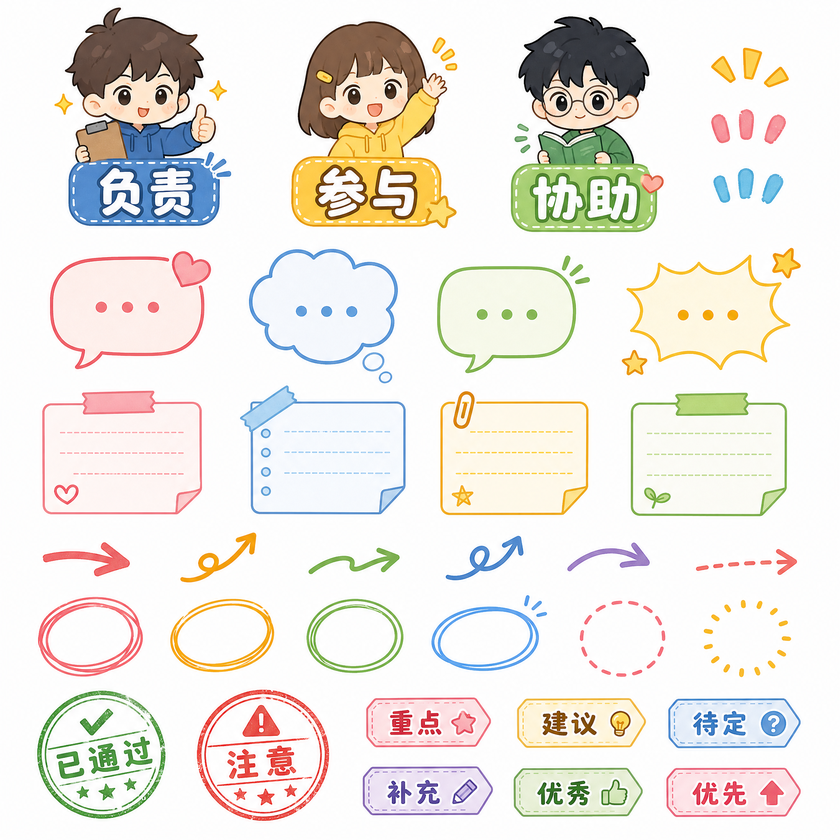
#> input picture example/sticker-annotation-sheet.png, 840 x 840 px, shrunk from 2048 x 2048 before the run
$ python -i flood_remover.py   (imports and definitions only)
#> lines starting #> are read from the running program, lines starting #| are printed output that depends on the picture; after the words box and inside, x2 and y2 are one past the last pixel; in counts of white or black regions, pixels touching at a corner belong together
#> further down, picture is the input picture: shape (840, 840, 3); mean B, G, R 225.9, 232.1, 236.4
import cv2
import numpy as np


def remove_background(img: np.ndarray, tolerance: int = 30) -> np.ndarray:
    """
    Remove background using flood fill from corners (auto detect).
    """
#> called with tolerance = 30
    if len(img.shape) == 2:
        bgr = cv2.cvtColor(img, cv2.COLOR_GRAY2BGR)
    elif img.shape[2] == 4:
        bgr = cv2.cvtColor(img, cv2.COLOR_BGRA2BGR)
    else:
        bgr = img.copy()

    h, w = bgr.shape[:2]
#> h = 840; w = 840
    mask = np.zeros((h + 2, w + 2), np.uint8)

    for point in [(0, 0), (w-1, 0), (0, h-1), (w-1, h-1)]:
        if 0 <= point[0] < w and 0 <= point[1] < h:
            cv2.floodFill(
                bgr.copy(), mask, point, (0, 0, 0),
                loDiff=(tolerance, tolerance, tolerance),
                upDiff=(tolerance, tolerance, tolerance),
                flags=cv2.FLOODFILL_MASK_ONLY | (255 << 8)
            )

    foreground_mask = cv2.bitwise_not(mask[1:-1, 1:-1])
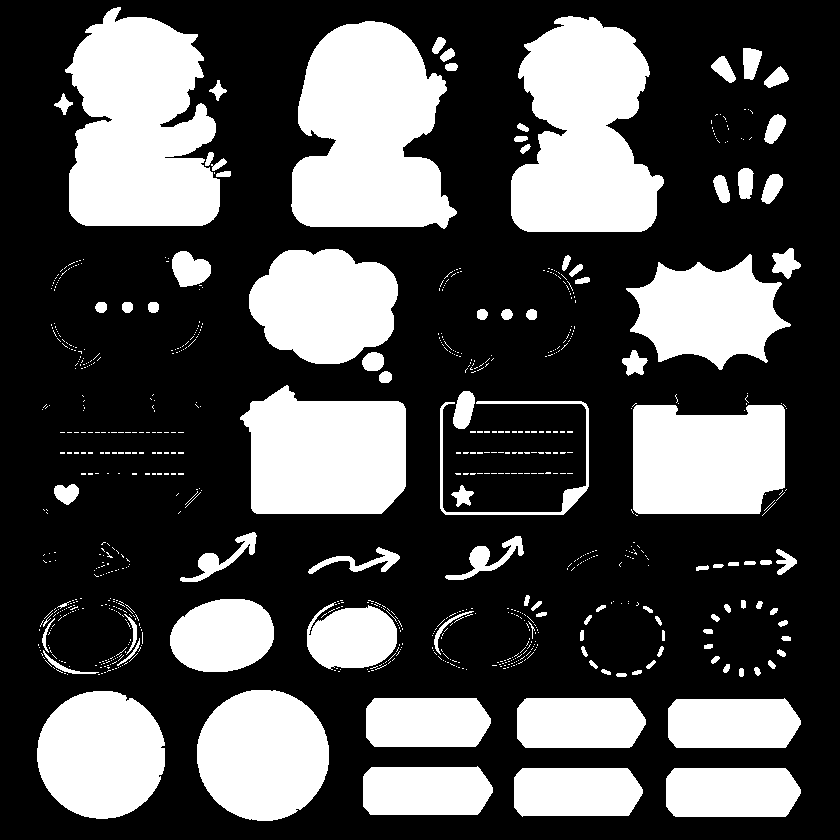
#> foreground_mask: shape (840, 840); 31.6% white; 811 white regions (710 under 20 px), largest, box (x1, y1, x2, y2) and area: (65, 7, 220, 226) 25825, (291, 21, 457, 229) 25437, (511, 16, 664, 232) 23796
    kernel = np.ones((3, 3), np.uint8)
    foreground_mask = cv2.morphologyEx(foreground_mask, cv2.MORPH_CLOSE, kernel, iterations=2)
#> foreground_mask: shape (840, 840); 32.4% white; 180 white regions (74 under 20 px), largest, box (x1, y1, x2, y2) and area: (65, 7, 231, 226) 26367, (291, 21, 457, 229) 25484, (511, 16, 664, 232) 23896
    foreground_mask = cv2.morphologyEx(foreground_mask, cv2.MORPH_OPEN, kernel, iterations=1)
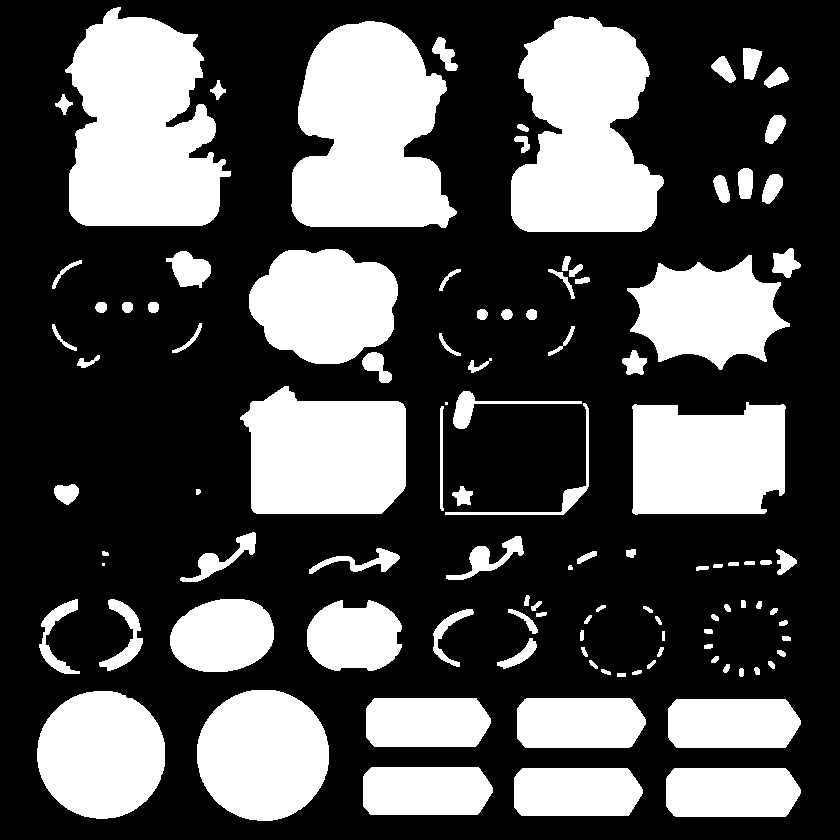
#> foreground_mask: shape (840, 840); 32.1% white; 108 white regions (2 under 20 px), largest, box (x1, y1, x2, y2) and area: (65, 7, 231, 226) 26358, (291, 21, 457, 228) 25482, (511, 16, 664, 232) 23896

    bgra = cv2.cvtColor(bgr, cv2.COLOR_BGR2BGRA)
    bgra[:, :, 3] = foreground_mask

    # 边缘平滑
    bgra = _smooth_edge(bgra, tolerance)

    return bgra


def _smooth_edge(bgra, tolerance):
    """对 mask 做边缘平滑，减轻锯齿"""
#> called with tolerance = 30
    alpha = bgra[:, :, 3].copy()

    # 找到边缘区域：alpha 在 0~255 之间的过渡带
    # 先做一次模糊产生渐变
    blur_size = max(3, tolerance // 3)
    if blur_size % 2 == 0:
        blur_size += 1
    alpha = cv2.GaussianBlur(alpha, (blur_size, blur_size), 0)
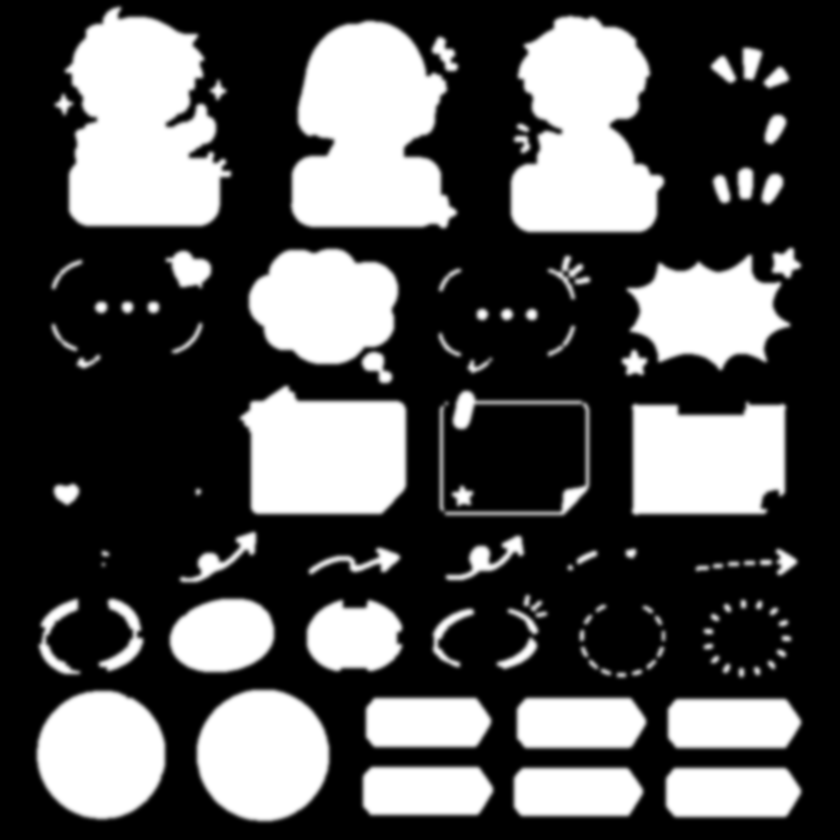
#> alpha: shape (840, 840); min 0, max 255, mean 81.8

    # 确保非边缘区域仍然是 0 或 255
    _, hard = cv2.threshold(alpha, 200, 255, cv2.THRESH_BINARY)
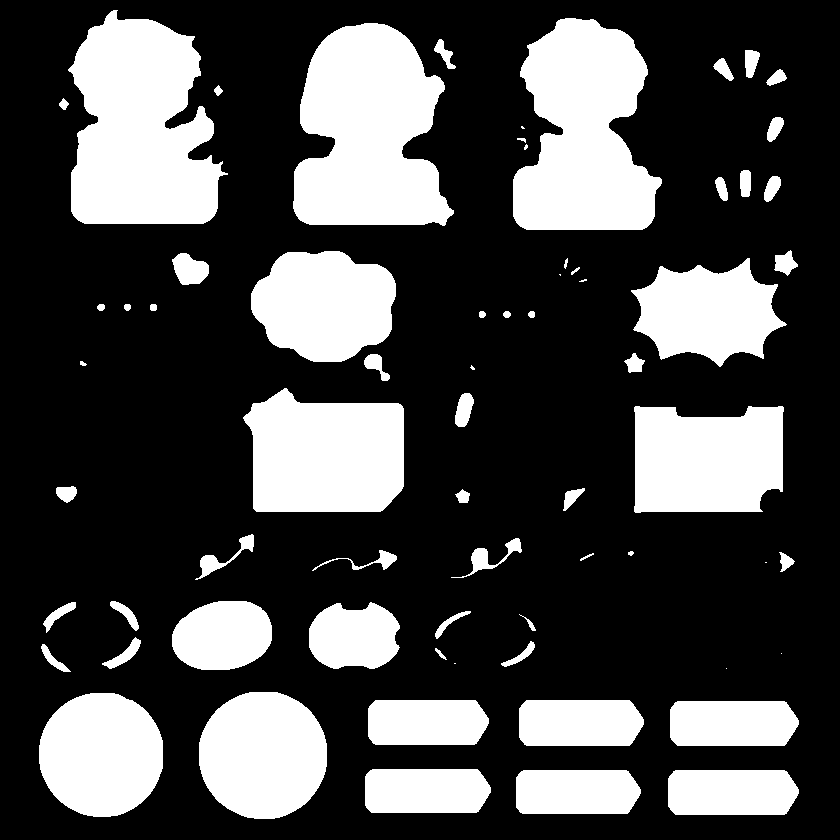
#> hard: shape (840, 840); 28.7% white; 68 white regions (9 under 20 px), largest, box (x1, y1, x2, y2) and area: (68, 10, 228, 224) 24875, (293, 23, 454, 226) 24189, (513, 18, 662, 230) 22608
    _, zero = cv2.threshold(alpha, 55, 255, cv2.THRESH_BINARY_INV)
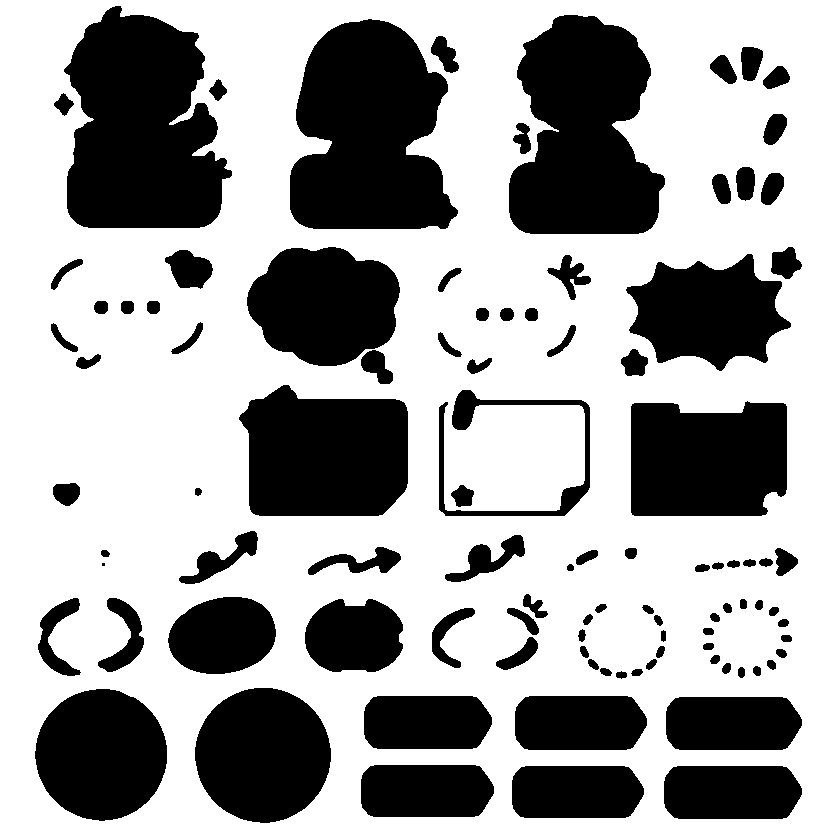
#> zero: shape (840, 840); 64.9% white; 99 black regions (1 under 20 px), largest, box (x1, y1, x2, y2) and area: (64, 6, 232, 228) 27786, (290, 19, 458, 229) 26727, (509, 15, 665, 234) 25143

    # 边缘区域保持渐变，其他区域回到硬边
    mask_edge = cv2.bitwise_and(hard, cv2.bitwise_not(zero))  # 不是纯黑也不是纯白
    alpha = np.where(hard > 0, 255, np.where(zero > 0, 0, alpha))

    # 对边缘再做一次轻微的高斯模糊
    alpha = cv2.GaussianBlur(alpha.astype(np.uint8), (3, 3), 0)

    bgra[:, :, 3] = alpha
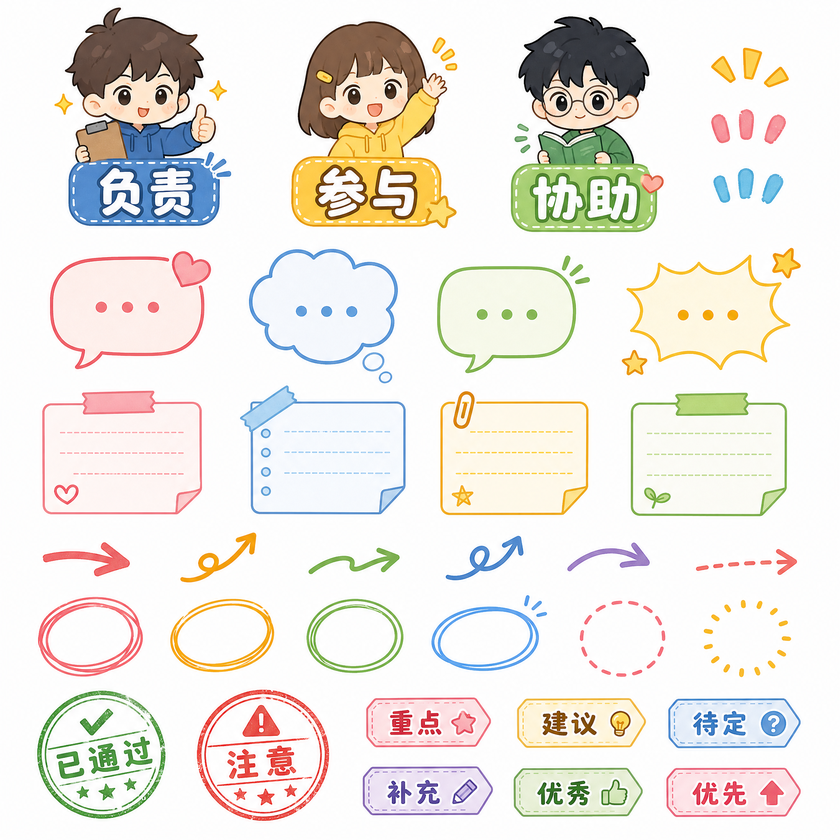
#> bgra: shape (840, 840, 4); mean B, G, R, A 225.9, 232.1, 236.4, 81.3
    return bgra


def remove_by_color(img: np.ndarray, x: int, y: int, tolerance: int = 30) -> np.ndarray:
    """
    Remove background by clicking on a color point (eyedropper).
    """
    if len(img.shape) == 2:
        bgr = cv2.cvtColor(img, cv2.COLOR_GRAY2BGR)
    elif img.shape[2] == 4:
        bgr = cv2.cvtColor(img, cv2.COLOR_BGRA2BGR)
    else:
        bgr = img.copy()

    h, w = bgr.shape[:2]
    x = max(0, min(x, w - 1))
    y = max(0, min(y, h - 1))

    mask = np.zeros((h + 2, w + 2), np.uint8)

    cv2.floodFill(
        bgr.copy(), mask, (x, y), (0, 0, 0),
        loDiff=(tolerance, tolerance, tolerance),
        upDiff=(tolerance, tolerance, tolerance),
        flags=cv2.FLOODFILL_MASK_ONLY | (255 << 8)
    )

    bg_mask = mask[1:-1, 1:-1]

    # 形态学清理
    kernel = np.ones((3, 3), np.uint8)
    bg_mask = cv2.morphologyEx(bg_mask, cv2.MORPH_CLOSE, kernel, iterations=2)
    bg_mask = cv2.morphologyEx(bg_mask, cv2.MORPH_OPEN, kernel, iterations=1)

    foreground_mask = cv2.bitwise_not(bg_mask)

    bgra = cv2.cvtColor(bgr, cv2.COLOR_BGR2BGRA)
    bgra[:, :, 3] = foreground_mask

    # 边缘平滑
    bgra = _smooth_edge(bgra, tolerance)

    return bgra

>>> import cv2
>>> picture = cv2.imread('../../../example/sticker-annotation-sheet.png')
>>> result = remove_background(picture)
